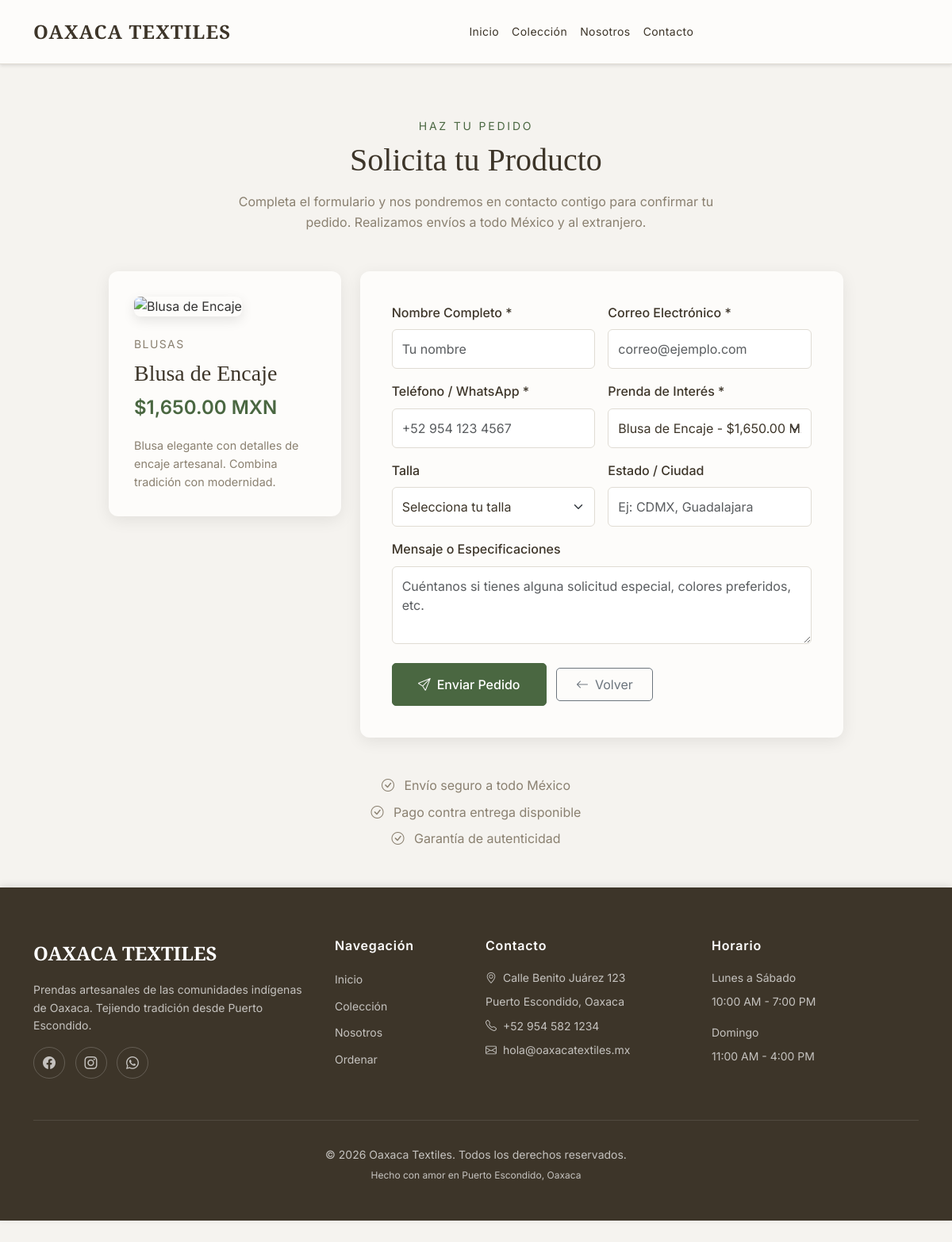
The page /public/ordenar?producto=8 on the database its author committed.
### tables this page shows
CREATE TABLE products (
    id INT AUTO_INCREMENT PRIMARY KEY,
    nombre VARCHAR(200) NOT NULL,
    descripcion TEXT,
    categoria VARCHAR(100) NOT NULL,
    precio DECIMAL(10, 2) NOT NULL,
    stock INT DEFAULT 0,
    imagen_url VARCHAR(500),
    activo TINYINT(1) DEFAULT 1,
    portada TINYINT(1) DEFAULT 0,
    tallas_disponibles VARCHAR(200) DEFAULT '',
    created_at TIMESTAMP DEFAULT CURRENT_TIMESTAMP,
    updated_at TIMESTAMP DEFAULT CURRENT_TIMESTAMP ON UPDATE CURRENT_TIMESTAMP,
    INDEX idx_categoria (categoria),
    INDEX idx_activo (activo),
    INDEX idx_portada (portada)
);

### app/controllers/Controller.php (called while the page is built, shortened)
<?php
class Controller {
    protected $view;
    protected $data = [];
    public function __construct() {
        $this->view = new View();
    }
    protected function render($view, $data = []) {
        $this->data = array_merge($this->data, $data);
        $this->view->render($view, $this->data);
    }
}

### app/controllers/HomeController.php (called while the page is built, shortened)
<?php
class HomeController extends Controller {
    private $productModel;
    public function __construct() {
        $this->productModel = new Product();
    }
    public function ordenar() {
        $productId = isset($_GET['producto']) ? (int)$_GET['producto'] : null;
        $selectedProduct = null;
        if ($productId) {
            $selectedProduct = $this->productModel->getById($productId);
        }
        $allProducts = $this->productModel->getActive();
        $data = [
            'page_title' => 'Solicitar Producto | Oaxaca Textiles',
            'selectedProduct' => $selectedProduct,
            'selectedProductId' => $productId,
            'allProducts' => $allProducts ?: []
        ];
        $this->render('ordenar/index', $data);
    }
}

### public/index.php (called while the page is built, shortened)
<?php
require_once __DIR__ . '/../config/Config.php';
$router = new Router();

### config/Config.php (called while the page is built, shortened)
<?php
spl_autoload_register(function($class) {
    $paths = [
        APP_PATH . '/controllers/',
        APP_PATH . '/models/',
        APP_PATH . '/views/',
        APP_PATH . '/',
    ];
    foreach ($paths as $path) {
        $file = $path . $class . '.php';
        if (file_exists($file)) {
            return;
        }
    }
});

### app/models/Model.php (called while the page is built, shortened)
<?php
class Model {
    protected $db;
    public function __construct() {
        try {
            $dsn = "mysql:host=" . DB_HOST . ";dbname=" . DB_NAME . ";charset=utf8mb4";
            $options = [
                PDO::ATTR_ERRMODE            => PDO::ERRMODE_EXCEPTION,
                PDO::ATTR_DEFAULT_FETCH_MODE => PDO::FETCH_ASSOC,
                PDO::ATTR_EMULATE_PREPARES   => false,
            ];
            $this->db = new PDO($dsn, DB_USER, DB_PASS, $options);
        } catch(PDOException $exception) {
            die("Error de conexión a la base de datos: " . $exception->getMessage());
        }
    }
    protected function query($sql, $params = []) {
        try {
            $stmt = $this->db->prepare($sql);
            $stmt->execute($params);
            return $stmt;
        } catch(PDOException $e) {
            die("Error en la consulta: " . $e->getMessage());
        }
    }
    protected function fetchOne($sql, $params = []) {
        $stmt = $this->query($sql, $params);
        return $stmt->fetch();
    }
    protected function fetchAll($sql, $params = []) {
        $stmt = $this->query($sql, $params);
        return $stmt->fetchAll();
    }
}

### app/models/Product.php (called while the page is built, shortened)
<?php
class Product extends Model {
    private $table = 'products';
    public function getActive() {
        $sql = "SELECT * FROM " . $this->table . " WHERE activo = 1 ORDER BY categoria, nombre";
        return $this->fetchAll($sql);
    }
    public function getById($id) {
        $sql = "SELECT * FROM " . $this->table . " WHERE id = ?";
        return $this->fetchOne($sql, [$id]);
    }
}

### app/views/ordenar/index.php (the view, shortened to what this page needs)
<?php
$selectedProduct = $selectedProduct ?? null;
$selectedProductId = $selectedProductId ?? null;
$allProducts = $allProducts ?? [];
?>
<div class="ordenar-section">
    <div class="container">
        <div class="row justify-content-center">
            <div class="col-lg-10">
                <div class="row mb-5">
                    <div class="col-12 text-center">
                        <p class="section-subtitle">Haz tu Pedido</p>
                        <h2 class="section-title">Solicita tu Producto</h2>
                        <p style="color: #8a8070; max-width: 600px; margin: 0 auto;">
                            Completa el formulario y nos pondremos en contacto contigo para confirmar tu pedido.
                            Realizamos envíos a todo México y al extranjero.
                        </p>
                    </div>
                </div>
                <div class="row g-4">
                    <?php if ($selectedProduct): ?>
                        <div class="col-lg-4">
                            <div class="product-preview">
                                <img src="<?php echo htmlspecialchars($selectedProduct['imagen_url'] ?: 'https://images.unsplash.com/photo-1594938298603-c8148c4dae35?q=80&w=800'); ?>"
                                     alt="<?php echo htmlspecialchars($selectedProduct['nombre']); ?>"
                                     class="product-preview-image"
                                     onerror="this.src='https://images.unsplash.com/photo-1594938298603-c8148c4dae35?q=80&w=800'">
                                <div class="product-preview-category"><?php echo htmlspecialchars($selectedProduct['categoria']); ?></div>
                                <h3 class="product-preview-title"><?php echo htmlspecialchars($selectedProduct['nombre']); ?></h3>
                                <p class="product-preview-price">$<?php echo number_format($selectedProduct['precio'], 2); ?> MXN</p>
                                <?php if (!empty($selectedProduct['descripcion'])): ?>
                                    <p style="color: #8a8070; font-size: 0.9rem; margin-bottom: 0;">
                                        <?php echo htmlspecialchars(mb_substr($selectedProduct['descripcion'], 0, 100)); ?>
                                    </p>
                                <?php endif; ?>
                            </div>
                        </div>
                    <?php endif; ?>
                    <div class="<?php echo $selectedProduct ? 'col-lg-8' : 'col-lg-12'; ?>">
                        <div class="order-form-container">
                            <form id="orderForm" method="POST" action="<?php echo BASE_URL; ?>/contact">
                                <div class="row g-3">
                                    <div class="col-md-6">
                                        <label class="form-label">Nombre Completo *</label>
                                        <input type="text" class="form-control" name="name" placeholder="Tu nombre" required>
                                    </div>
                                    <div class="col-md-6">
                                        <label class="form-label">Correo Electrónico *</label>
                                        <input type="email" class="form-control" name="email" placeholder="correo@ejemplo.com" required>
                                    </div>
                                    <div class="col-md-6">
                                        <label class="form-label">Teléfono / WhatsApp *</label>
                                        <input type="tel" class="form-control" name="phone" placeholder="+52 954 123 4567" required>
                                    </div>
                                    <div class="col-md-6">
                                        <label class="form-label">Prenda de Interés *</label>
                                        <select class="form-select" name="product" id="productSelect" required>
                                            <?php if (!empty($allProducts)): ?>
                                                <?php foreach ($allProducts as $prod): ?>
                                                    <option value="<?php echo $prod['id']; ?>"
                                                            <?php echo ($selectedProductId && $prod['id'] == $selectedProductId) ? 'selected' : ''; ?>>
                                                        <?php echo htmlspecialchars($prod['nombre']); ?> - $<?php echo number_format($prod['precio'], 2); ?> MXN
                                                    </option>
                                                <?php endforeach; ?>
                                            <?php endif; ?>
                                        </select>
                                    </div>
                                    <div class="col-md-6">
                                        <label class="form-label">Talla</label>
                                        <select class="form-select" name="size">
                                            <option value="" selected disabled>Selecciona tu talla</option>
                                        </select>
                                    </div>
                                    <div class="col-md-6">
                                        <label class="form-label">Estado / Ciudad</label>
                                        <input type="text" class="form-control" name="city" placeholder="Ej: CDMX, Guadalajara">
                                    </div>
                                    <div class="col-12">
                                        <label class="form-label">Mensaje o Especificaciones</label>
                                        <textarea class="form-control" name="message" rows="3" placeholder="Cuéntanos si tienes alguna solicitud especial, colores preferidos, etc."></textarea>
                                    </div>
                                    <div class="col-12 mt-4">
                                        <button type="submit" class="btn btn-primary btn-submit">
                                            <i class="bi bi-send me-2"></i>Enviar Pedido
                                        </button>
                                        <a href="<?php echo $selectedProduct ? BASE_URL . '/producto/' . $selectedProduct['id'] : BASE_URL; ?>" class="btn btn-outline-secondary ms-2">
                                            <i class="bi bi-arrow-left me-2"></i>Volver
                                        </a>
                                    </div>
                                </div>
                            </form>
                        </div>
                    </div>
                </div>
                <div class="row mt-5">
                    <div class="col-12">
                        <div class="text-center" style="color: #8a8070;">
                            <p class="mb-2"><i class="bi bi-check-circle me-2"></i> Envío seguro a todo México</p>
                            <p class="mb-2"><i class="bi bi-check-circle me-2"></i> Pago contra entrega disponible</p>
                            <p class="mb-0"><i class="bi bi-check-circle me-2"></i> Garantía de autenticidad</p>
                        </div>
                    </div>
                </div>
            </div>
        </div>
    </div>
</div>

### public/css/style.css (style rules this page uses)
:root { --primary-color: #0d6efd; --secondary-color: #6c757d; --text-color: #333; --light-background: #f8f9fa; --dark-background: #212529; }
body { font-family: 'Segoe UI', Tahoma, Geneva, Verdana, sans-serif; line-height: 1.6; color: var(--text-color); }
.btn { padding: 0.5rem 1.5rem; border-radius: 5px; transition: all 0.3s ease; }
.btn-primary { background-color: var(--primary-color); border-color: var(--primary-color); }
html { scroll-behavior: smooth; }

### app/views/layouts/main.php (style rules this page uses)
:root { --color-background: #f5f3ef; --color-foreground: #3d3529; --color-primary: #4a6741; --color-primary-light: #5a7a50; --color-accent: #c4935a; --color-muted: #8a8070; --color-border: #e0dcd4; --color-card: #fdfcfa; }

### app/views/ordenar/index.php (style rules this page uses)
body.ordenar-page { background-color: #f5f3ef !important; font-family: 'Inter', sans-serif !important; }
.ordenar-section { margin-top: 100px; padding: 3rem 0; min-height: 70vh; background-color: #f5f3ef; }
.product-preview { background: #fdfcfa; border-radius: 12px; padding: 2rem; box-shadow: 0 5px 20px rgba(0, 0, 0, 0.08); margin-bottom: 2rem; }
.product-preview-image { width: 100%; max-width: 400px; height: 400px; object-fit: cover; border-radius: 8px; box-shadow: 0 5px 15px rgba(0, 0, 0, 0.1); margin-bottom: 1.5rem; }
.product-preview-title { font-family: 'Cormorant Garamond', serif; font-size: 1.75rem; color: #3d3529; margin-bottom: 0.5rem; }
.product-preview-price { font-size: 1.5rem; font-weight: 600; color: #4a6741; margin-bottom: 1rem; }
.product-preview-category { font-size: 0.875rem; text-transform: uppercase; letter-spacing: 0.1em; color: #8a8070; margin-bottom: 0.5rem; }
.order-form-container { background: #fdfcfa; border-radius: 12px; padding: 2.5rem; box-shadow: 0 5px 20px rgba(0, 0, 0, 0.08); }
.section-title { font-family: 'Cormorant Garamond', serif; font-size: 2.5rem; font-weight: 400; margin-bottom: 1rem; color: #3d3529; }
.section-subtitle { font-size: 0.875rem; letter-spacing: 0.2em; text-transform: uppercase; color: #4a6741; margin-bottom: 0.5rem; }
.form-label { font-weight: 500; color: #3d3529; margin-bottom: 0.5rem; }
.form-control, .form-select { border: 1px solid #e0dcd4; border-radius: 6px; padding: 0.75rem; background-color: #fff; color: #3d3529; }
.btn-submit { background-color: #4a6741; border-color: #4a6741; padding: 0.875rem 2rem; font-weight: 500; transition: all 0.3s ease; }

### rows shown on the page
products: categoria "BLUSAS", nombre "Blusa de Encaje", precio "1,650.00", descripcion "Blusa elegante con detalles de encaje artesanal. Combina tradición con modernidad."

### other values the page prints
form field product "Blusa de Encaje - $1,650.00 MXN"
